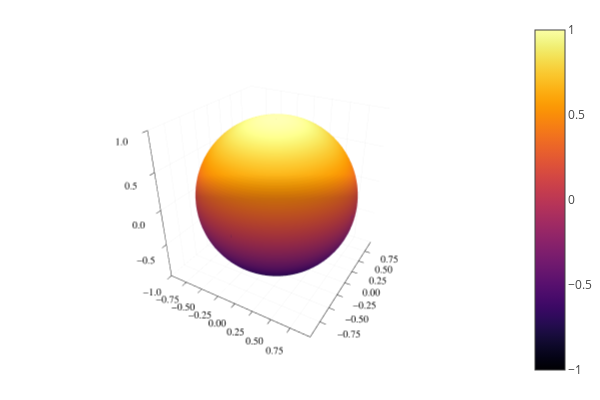

Notebook cell for this chart:
### Markdown cell above
Let's plot a sphere

### Code cell
n = 100
u = range(-π, π; length = n)
v = range(0, π; length = n)
x = cos.(u) * sin.(v)'
y = sin.(u) * sin.(v)'
z = ones(n) * cos.(v)'

plotly()
surface(x, y, z)

### Figure 1 — Plotly figure (JSON) as saved in the notebook; plotly's stock layout.template omitted (floating-point values rounded to 4 significant figures; data arrays with more than 128 entries replaced by an {"elided": "..."} marker saying what was removed)
{"data": [{"colorbar": {"title": ""}, "colorscale": {"elided": "256x2 mixed values"}, "name": "y1", "opacity": null, "scene": "scene", "showlegend": false, "showscale": true, "type": "surface", "x": {"elided": "100x100 float values"}, "xaxis": "x", "y": {"elided": "100x100 float values"}, "yaxis": "y", "z": {"elided": "100x100 float values"}, "zaxis": "z", "zmax": 1, "zmin": -1}], "layout": {"annotations": [], "height": 400, "legend_position": {"bgcolor": "rgba(255, 255, 255, 1.000)", "bordercolor": "rgba(0, 0, 0, 1.000)", "borderwidth": 1, "font": {"color": "rgba(0, 0, 0, 1.000)", "family": "sans-serif", "size": 11}, "title": {"font": {"color": "rgba(0, 0, 0, 1.000)", "family": "sans-serif", "size": 15}, "text": ""}, "tracegroupgap": 0, "traceorder": "normal", "x": 1, "xanchor": "auto", "y": 1, "yanchor": "auto"}, "margin": {"b": 20, "l": 0, "r": 0, "t": 20}, "paper_bgcolor": "rgba(255, 255, 255, 1.000)", "plot_bgcolor": "rgba(255, 255, 255, 1.000)", "scene": {"camera": {"eye": {"x": 1.126, "y": -1.95, "z": 1.3}}, "domain": {"x": [0.08064, 0.9934], "y": [0.03762, 0.9902]}, "xaxis": {"gridcolor": "rgba(0, 0, 0, 0.100)", "gridwidth": 0.5, "linecolor": "rgba(0, 0, 0, 1.000)", "mirror": false, "range": [-0.9999, 0.9994], "showgrid": true, "showline": true, "showticklabels": true, "tickangle": 0, "tickcolor": "rgb(0, 0, 0)", "tickfont": {"color": "rgba(0, 0, 0, 1.000)", "family": "sans-serif", "size": 11}, "tickmode": "array", "ticks": "inside", "ticktext": ["−0.75", "−0.50", "−0.25", "0.00", "0.25", "0.50", "0.75"], "tickvals": [-0.75, -0.5, -0.25, 0, 0.25, 0.5, 0.75], "title": "", "titlefont": {"color": "rgba(0, 0, 0, 1.000)", "family": "sans-serif", "size": 15}, "type": "-", "visible": true, "zeroline": false, "zerolinecolor": "rgba(0, 0, 0, 1.000)"}, "yaxis": {"gridcolor": "rgba(0, 0, 0, 0.100)", "gridwidth": 0.5, "linecolor": "rgba(0, 0, 0, 1.000)", "mirror": false, "range": [-0.9997, 0.9997], "showgrid": true, "showline": true, "showticklabels": true, "tickangle": 0, "tickcolor": "rgb(0, 0, 0)", "tickfont": {"color": "rgba(0, 0, 0, 1.000)", "family": "sans-serif", "size": 11}, "tickmode": "array", "ticks": "inside", "ticktext": ["−0.75", "−0.50", "−0.25", "0.00", "0.25", "0.50", "0.75"], "tickvals": [-0.75, -0.5, -0.25, 0, 0.25, 0.5, 0.75], "title": "", "titlefont": {"color": "rgba(0, 0, 0, 1.000)", "family": "sans-serif", "size": 15}, "type": "-", "visible": true, "zeroline": false, "zerolinecolor": "rgba(0, 0, 0, 1.000)"}, "zaxis": {"gridcolor": "rgba(0, 0, 0, 0.100)", "gridwidth": 0.5, "linecolor": "rgba(0, 0, 0, 1.000)", "mirror": false, "range": [-1, 1], "showgrid": true, "showline": true, "showticklabels": true, "tickangle": 0, "tickcolor": "rgb(0, 0, 0)", "tickfont": {"color": "rgba(0, 0, 0, 1.000)", "family": "sans-serif", "size": 11}, "tickmode": "array", "ticks": "inside", "ticktext": ["−1.0", "−0.5", "0.0", "0.5", "1.0"], "tickvals": [-1, -0.5, 0, 0.5, 1], "title": "", "titlefont": {"color": "rgba(0, 0, 0, 1.000)", "family": "sans-serif", "size": 15}, "type": "-", "visible": true, "zeroline": false, "zerolinecolor": "rgba(0, 0, 0, 1.000)"}}, "showlegend": true, "width": 600}}
